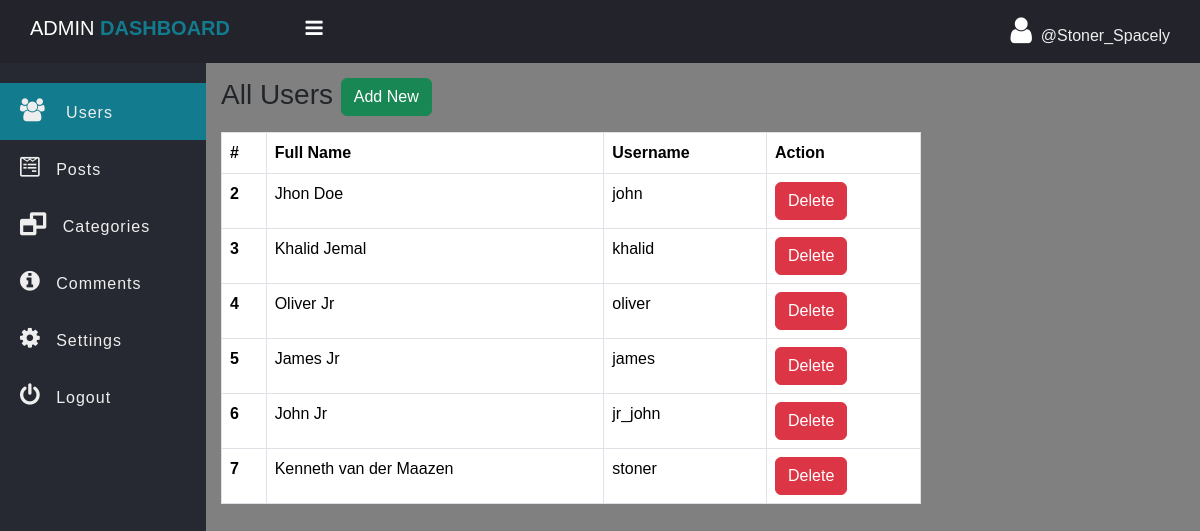
Page /admin/users.php (signed in) on the committed database.
### tables this page shows
CREATE TABLE `users` (
  `id` int(11) NOT NULL,
  `fname` varchar(255) NOT NULL,
  `username` varchar(255) NOT NULL,
  `password` varchar(255) NOT NULL
);

### admin/data/user.php (called while the page is built, shortened)
<?php
function getAll($conn) {
    $sql = "SELECT id, fname, username FROM users";
    $stmt = $conn->prepare($sql);
    $stmt->execute();
    if ($stmt->rowCount() >= 1) {
        $data = $stmt->fetchAll();
        return $data;
    } else {
        return 0;
    }
}

### admin/users.php (the view, shortened to what this page needs)
<?php
if (isset($_SESSION['admin_id']) && isset($_SESSION['username'])) {
 ?>
<!DOCTYPE html>
<html>
<head>
	<link rel="stylesheet" href="https://stackpath.bootstrapcdn.com/font-awesome/4.7.0/css/font-awesome.min.css">
    <link href="https://cdn.jsdelivr.net/npm/bootstrap@5.3.3/dist/css/bootstrap.min.css" rel="stylesheet">
	<link rel="stylesheet" href="../css/side-bar.css">
	<link rel="stylesheet" href="../css/style.css">
</head>
<body>
	<?php
        include "inc/side-nav.php";
		include_once("data/user.php");
		include_once("../db_conn.php");
		$users = getAll($conn);
    ?>
    <div class="main-table">
		<h3 class="mb-3">All Users
			<a href="../signup.php" class="btn btn-success">Add New</a></h3>
		<?php if ($users != 0) { ?>
		<table class="table t1 table-bordered">
			<thead>
				<tr>
					<th scope="col">#</th>
					<th scope="col">Full Name</th>
					<th scope="col">Username</th>
					<th scope="col">Action</th>
				</tr>
			</thead>
			<tbody>
				<?php foreach ($users as $user) { ?>
				<tr>
					<th scope="row"><?=$user['id'] ?></th>
					<td><?=$user['fname'] ?></td>
					<td><?=$user['username'] ?></td>
					<td>
						<a href="user-delete.php?user_id=<?=$user['id'] ?>" class="btn btn-danger">Delete</a>
					</td>
				</tr>
				<?php } ?>
			</tbody>
		</table>
		<?php }else{ ?>
			<div class="alert alert-warning">
				Empty!
			</div>
		<?php } ?>
	</div>
	</section>
	</div>
</body>
</html>
<?php }else {
	header("Location: ../admin-login.php");
	exit;
} ?>

### css/side-bar.css (style rules this page uses)
* { padding: 0; margin: 0; box-sizing: border-box; font-family: arial, sans-serif; }

### css/style.css (style rules this page uses)
body { overflow-y: scroll; background-color: gray; }
.main-table .t1 { width: 90%; max-width: 700px; }

### rows in the picture
users: id "2", fname "Jhon Doe", username "john"
users: id "3", fname "Khalid Jemal", username "khalid"
users: id "4", fname "Oliver Jr", username "oliver"
users: id "5", fname "James Jr", username "james"
users: id "6", fname "John Jr", username "jr_john"
users: id "7", fname "Kenneth van der Maazen", username "stoner"

### other values in the picture
$_SESSION['username'] "Stoner_Spacely"
